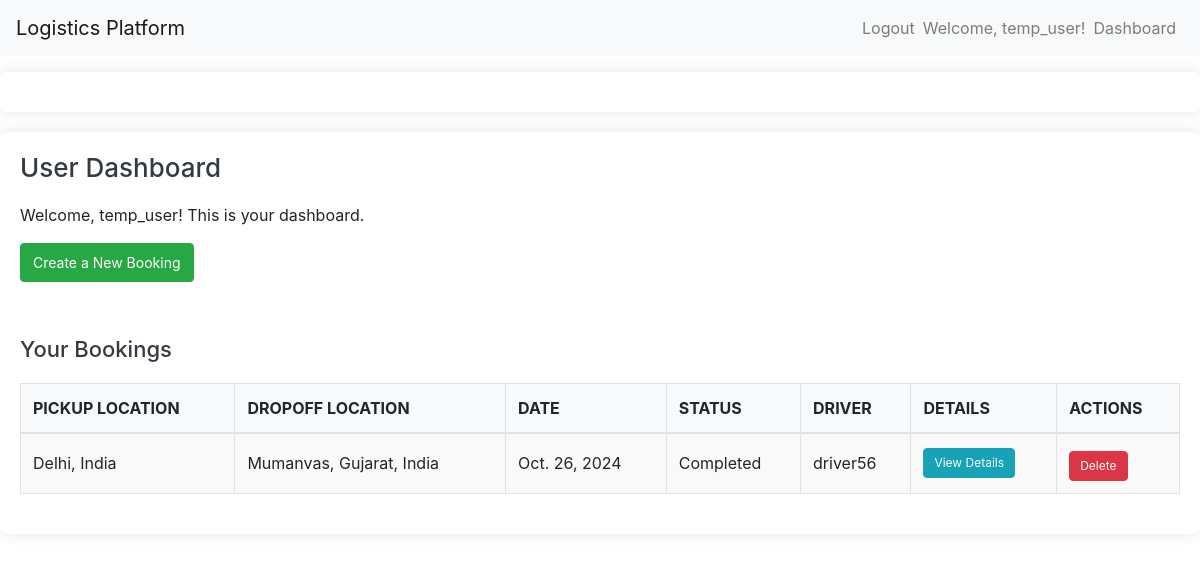
/accounts/user_dashboard/ (signed in), run on an earlier commit of the app's database.
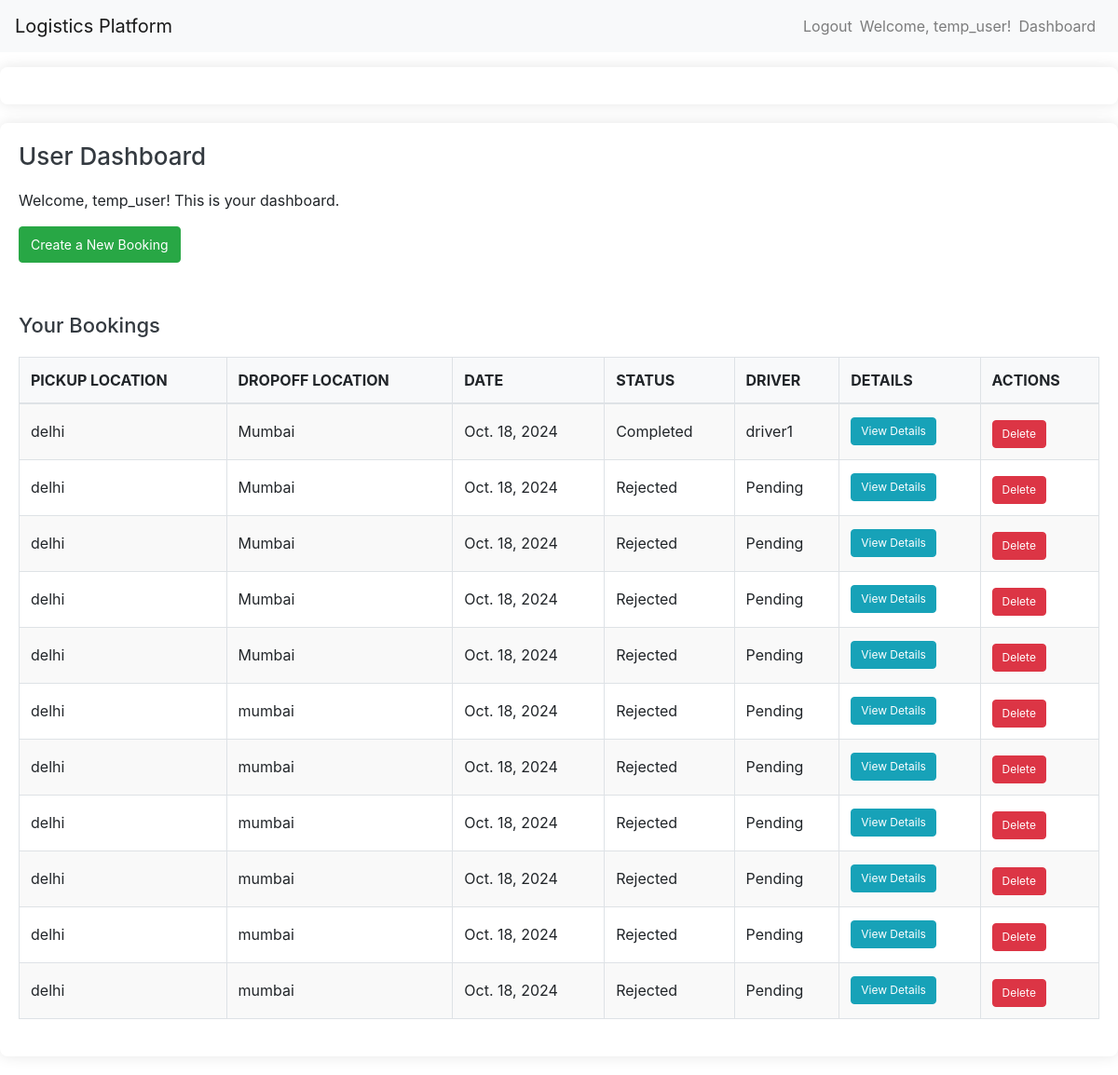
And on a later commit of the database.
### bookings/models.py (models this page shows, shortened)
class Booking(models.Model):
    STATUS_CHOICES = [
        ('pending', 'Pending'),
        ('confirmed', 'Confirmed'),
        ('accepted', 'Accepted'),
        ('rejected', 'Rejected'),
        ('pending', 'Pending'),
        ('accepted', 'Accepted'),
        ('en_route_to_pickup', 'En Route to Pickup'),
        ('goods_collected', 'Goods Collected'),
        ('delivered', 'Delivered'),
        ('completed', 'Completed'),
    ]
    user = models.ForeignKey(User, on_delete=models.CASCADE)
    pickup_location = models.CharField(max_length=255)
    dropoff_location = models.CharField(max_length=255)
    vehicle_type = models.ForeignKey(VehicleType, on_delete=models.CASCADE)
    date = models.DateField()
    created_at = models.DateTimeField(auto_now_add=True)
    distance = models.DecimalField(max_digits=10, decimal_places=2, null=True, blank=True)
    estimated_cost = models.DecimalField(max_digits=10, decimal_places=2, null=True, blank=True)
    status = models.CharField(max_length=20, choices=STATUS_CHOICES, default='pending')
    driver = models.ForeignKey(User, related_name='driver_bookings', null=True, blank=True, on_delete=models.SET_NULL)
    start_time = models.DateTimeField(null=True, blank=True)  # When the trip starts
    end_time = models.DateTimeField(null=True, blank=True)    # When the trip ends

### accounts/decorators.py (the view)
        def _wrapped_view(request, *args, **kwargs):
            if request.user.profile.role in allowed_roles:
                return view_func(request, *args, **kwargs)
            else:
                return HttpResponseForbidden("You are not authorized to view this page.")

### accounts/views.py (called while the page is built)
@login_required
@role_required(allowed_roles=['user'])
def user_dashboard(request):
    bookings = Booking.objects.filter(user=request.user).order_by('-created_at')
    goo = settings.GOOGLE_MAPS_API_KEY
    return render(request, 'accounts/user_dashboard.html', {'bookings': bookings,'goo':goo})

### accounts/templates/accounts/user_dashboard.html (shortened to what this page needs)
{% extends "base.html" %}
{% load static %}
{% block content %}
<div class="container">
    <h2>User Dashboard</h2>
    <p>Welcome, {{ user.username }}! This is your dashboard.</p>
    <a href="{% url 'bookings:create_booking' %}" class="btn btn-success mb-4">Create a New Booking</a>
    <h3>Your Bookings</h3>
    {% if bookings %}
        <table class="table table-bordered table-striped">
            <thead>
                <tr>
                    <th>Pickup Location</th>
                    <th>Dropoff Location</th>
                    <th>Date</th>
                    <th>Status</th>
                    <th>Driver</th>
                    <th>Details</th>
                    <th>Actions</th>
                </tr>
            </thead>
            <tbody>
                {% for booking in bookings %}
                    <tr>
                        <td>{{ booking.pickup_location }}</td>
                        <td>{{ booking.dropoff_location }}</td>
                        <td>{{ booking.date }}</td>
                        <td>{{ booking.status|capfirst }}</td>
                        <td>
                            {% if booking.driver %}
                            {{ booking.driver.username }}
                        {% else %}
                            Pending
                        {% endif %}
                        </td>
                        <td><a href="{% url 'accounts:booking_detail' booking.id %}" class="btn btn-info btn-sm">View Details</a></td>
                        <td>
                            <form method="POST" action="{% url 'bookings:delete_booking' booking.id %}">
                                <button type="submit" class="btn btn-danger btn-sm">Delete</button>
                            </form>
                        </td>
                    </tr>
                {% endfor %}
            </tbody>
        </table>
    {% else %}
        <p>You have no bookings yet.</p>
    {% endif %}
</div>
{% endblock %}

### templates/base.html (shortened to what this page needs)
{% load static %}
<!DOCTYPE html>
<html lang="en">
<head>
    <link rel="stylesheet" href="https://stackpath.bootstrapcdn.com/bootstrap/4.5.2/css/bootstrap.min.css">
    <link rel="stylesheet" href="{% static 'css/custom.css' %}">
</head>
<body>
    <nav class="navbar navbar-expand-lg navbar-light bg-light">
        <a class="navbar-brand" href="{% url 'home' %}">Logistics Platform</a>
        <div class="collapse navbar-collapse">
            <ul class="navbar-nav ml-auto">
                {% if user.is_authenticated %}
                    <li class="nav-item">
                        <a class="nav-link" href="{% url 'accounts:logout' %}">Logout</a>
                    </li>
                    <li class="nav-item">
                        <span class="navbar-text">Welcome, {{ user.username }}!</span>
                    </li>
                    {% if user.profile.role == 'admin' %}
                        <li class="nav-item">
                            <a class="nav-link" href="{% url 'accounts:admin_dashboard' %}">Dashboard</a>
                        </li>
                    {% elif user.profile.role == 'driver' %}
                        <li class="nav-item">
                            <a class="nav-link" href="{% url 'accounts:driver_dashboard' %}">Dashboard</a>
                        </li>
                    {% elif user.profile.role == 'user' %}
                        <li class="nav-item">
                            <a class="nav-link" href="{% url 'accounts:user_dashboard' %}">Dashboard</a>
                        </li>
                    {% endif %}
                {% endif %}
            </ul>
        </div>
    </nav>
    <div class="container mt-3">
    </div>
    {% block content %}
    {% endblock %}
</body>
</html>

### accounts/static/css/custom.css (style rules this page uses)
.container { max-width: 1200px; margin: 20px auto; padding: 20px; background-color: #fff; border-radius: 8px; box-shadow: 0 0 15px rgba(0, 0, 0, 0.1); }
.table { width: 100%; margin-bottom: 20px; border-collapse: collapse; text-align: left; }
.table-bordered th, .table-bordered td { border: 1px solid #dee2e6; padding: 12px; text-align: left; vertical-align: middle; }
.table-striped tbody tr:nth-child(odd) { background-color: #f9f9f9; }
.table thead th { background-color: #f8f9fa; font-weight: bold; text-transform: uppercase; }
.btn { padding: 8px 12px; border-radius: 4px; font-size: 14px; }
.btn-sm { padding: 5px 10px; font-size: 12px; }
.btn-success { background-color: #28a745; border-color: #28a745; color: #fff; }
.btn-danger { background-color: #dc3545; border-color: #dc3545; color: #fff; }
h2, h3 { color: #343a40; margin-bottom: 20px; }
h2 { font-size: 26px; }
h3 { font-size: 22px; margin-top: 30px; }
form { display: inline; }
form button { margin-top: 5px; }

What changed in the data, as far as the page shows it:
removed Booking: pickup_location "Delhi, India", dropoff_location "Mumanvas, Gujarat, India", date "Oct. 26, 2024", status "Completed", driver.username "driver56"
added Booking: pickup_location "delhi", dropoff_location "Mumbai", date "Oct. 18, 2024", status "Completed", driver.username "driver1"
added Booking: pickup_location "delhi", dropoff_location "Mumbai", date "Oct. 18, 2024", status "Rejected", shows "Pending"
added Booking: pickup_location "delhi", dropoff_location "Mumbai", date "Oct. 18, 2024", status "Rejected", shows "Pending"
added Booking: pickup_location "delhi", dropoff_location "Mumbai", date "Oct. 18, 2024", status "Rejected", shows "Pending"
added Booking: pickup_location "delhi", dropoff_location "Mumbai", date "Oct. 18, 2024", status "Rejected", shows "Pending"
added Booking: pickup_location "delhi", dropoff_location "mumbai", date "Oct. 18, 2024", status "Rejected", shows "Pending"
added Booking: pickup_location "delhi", dropoff_location "mumbai", date "Oct. 18, 2024", status "Rejected", shows "Pending"
added Booking: pickup_location "delhi", dropoff_location "mumbai", date "Oct. 18, 2024", status "Rejected", shows "Pending"
added Booking: pickup_location "delhi", dropoff_location "mumbai", date "Oct. 18, 2024", status "Rejected", shows "Pending"
added Booking: pickup_location "delhi", dropoff_location "mumbai", date "Oct. 18, 2024", status "Rejected", shows "Pending"
added Booking: pickup_location "delhi", dropoff_location "mumbai", date "Oct. 18, 2024", status "Rejected", shows "Pending"
